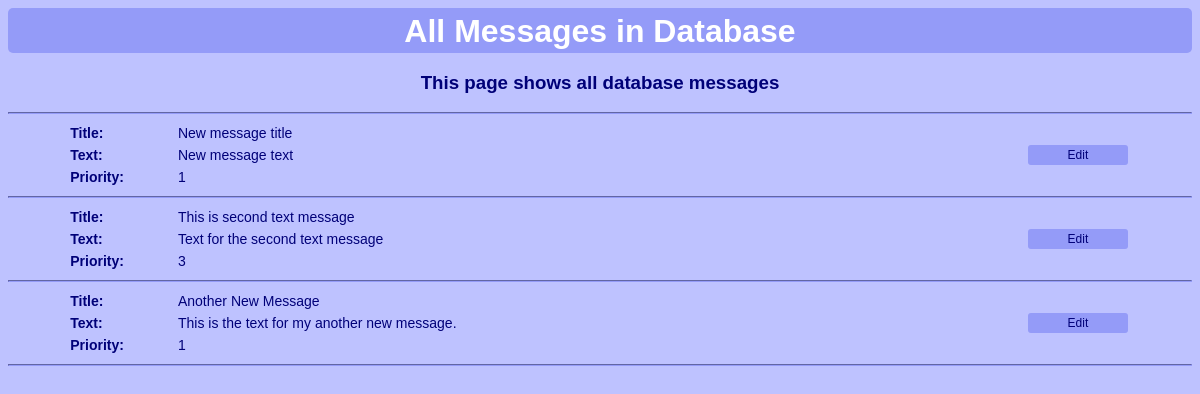
The app's page /message_all, older data.
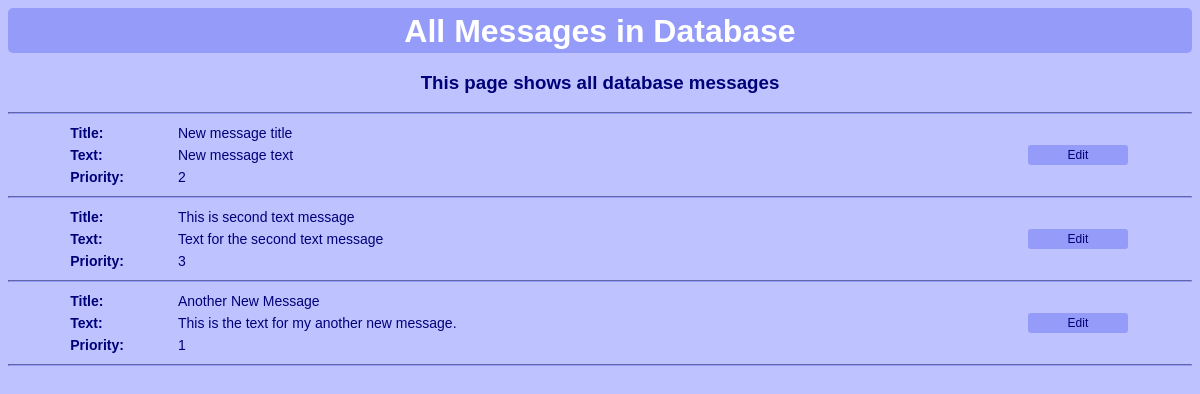
The same page, newer data.
### Database.py (models this page shows)
class Message(db.Model):
    id = db.Column(db.Integer, primary_key=True)
    title = db.Column(db.String(300), nullable=False)
    messageText = db.Column(db.String(300), nullable=False)
    priority = db.Column(db.Integer, nullable=False)

### app.py (the view)
@app.route('/message_all')  # Define a route for displaying posts
def message_all():  # Query all posts from the database using the Post model
    from Database import Message
    messages = Message.query.all()  # Retrieve all Message records from the database
    return render_template('message_all.html', messages=messages)

### templates/message_all.html (shortened to what this page needs)
{% extends 'base.html' %}
{% block body %}
<h1>All Messages in Database</h1>
<center>
    <h3>This page shows all database messages</h3>
    <hr>
    {% for message in messages %}
    <table style="width:90%;">
        <tr>
            <th class="msgTh">Title:</th>
            <td class="msgTd1">{{message.title}}</td>
            <td class="msgTd2"></td>
        </tr>
        <tr>
            <th class="msgTh">Text:</th>
            <td class="msgTd1">{{message.messageText}}</td>
            <td class="msgTd2">
                <form action="/message_edit" method="POST">
                    <button class="smallButton" type="submit">Edit</button>
                </form>
            </td>
        </tr>
        <tr>
            <th class="msgTh">Priority:</th>
            <td class="msgTd1">{{message.priority}}</td>
            <td class="msgTd2"></td>
        </tr>
    </table>
    <hr>
    {% endfor %}
</center>
{% endblock %}

Row changes from the older to the newer data that the page shows:
changed Message "New message title": priority "1" → "2"
